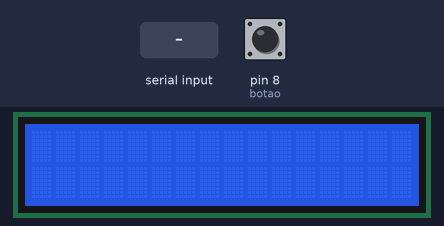
The sketch below on a simulated Arduino Uno, built with avr-gcc and run on an emulated ATmega328P. On the bench: 16×2 character LCD. The test bench sets the inputs (shaded band); at power-on: pin 8 (botao) LOW.

Above: at 1.2 s.
1.3 s: byte 30 received over Serial
2.8 s: byte 90 received over Serial
At 3.1 s:
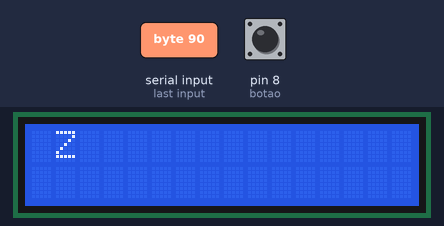
4.3 s: byte 120 received over Serial
At 5.5 s:
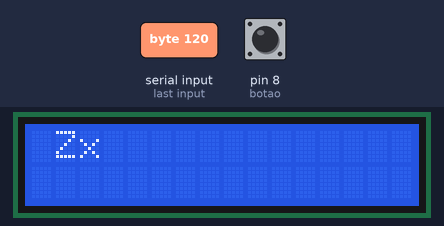
5.8 s: byte 30 received over Serial
7.3 s: byte 90 received over Serial
At 7.8 s:
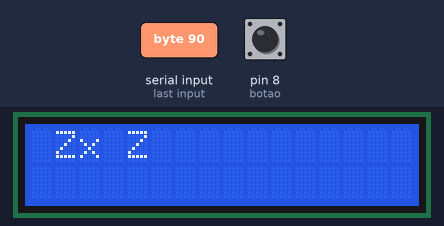
8.8 s: byte 120 received over Serial
At 10.1 s:
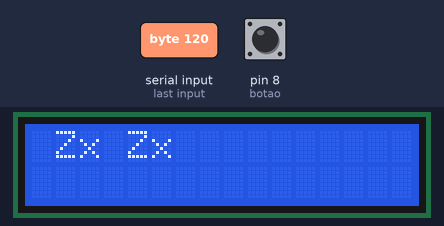
Timing chart, 0 to 11.3 s (numbered marks = the images above; inputs shaded):
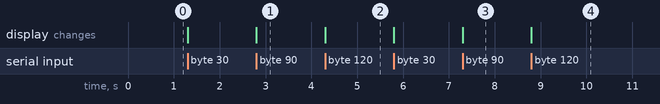

Measured:
- after the input at 2.8 s, the display: changes at once (image 1)
- after the input at 4.3 s, the display: changes at once (image 2)
- after the input at 7.3 s, the display: changes at once (image 3)
- after the input at 8.8 s, the display: changes at once (image 4)

The sketch:

ExemploLcd.ino
```cpp
#include <LiquidCrystal.h>
LiquidCrystal lcd(12, 11, 5, 4, 3, 2);
int incomingByte, x, y;
const int botao = 8;
int clicou = 0;
void setup() {
  lcd.begin(16, 2);
  pinMode(botao, INPUT);
  Serial.begin(9600);
}
void loop() {
  if (Serial.available() > 0) {
    incomingByte = Serial.read();
    lcd.print(char(incomingByte));
    x = x + 1;
    y = y + 1;
    if (x > 15) {
      lcd.setCursor(0, 2);
      x = 0;
    }
    if (y > 31) {
      lcd.setCursor(0, 0);
      y = 0;
      x = 0;
    }

  }

  clicou = digitalRead(botao);
  if (clicou) {
    lcd.clear();
    x =0;
    y = 0;

  }
}
```
